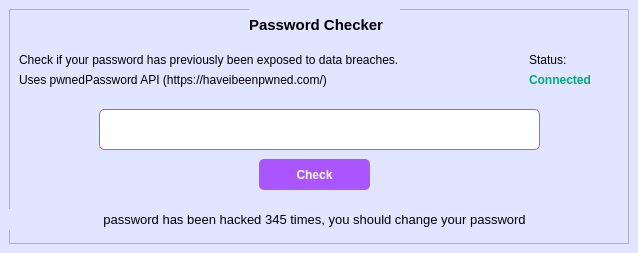
<?xml version="1.0" encoding="UTF-8"?>
<ui version="4.0">
 <class>passwordChecker</class>
 <widget class="QMainWindow" name="passwordChecker">
  <property name="geometry">
   <rect>
    <x>0</x>
    <y>0</y>
    <width>638</width>
    <height>253</height>
   </rect>
  </property>
  <property name="minimumSize">
   <size>
    <width>638</width>
    <height>253</height>
   </size>
  </property>
  <property name="maximumSize">
   <size>
    <width>638</width>
    <height>253</height>
   </size>
  </property>
  <property name="windowTitle">
   <string>MainWindow</string>
  </property>
  <widget class="QWidget" name="centralwidget">
   <property name="styleSheet">
    <string notr="true">QWidget{
	background-color: rgb(226, 229, 255);
}</string>
   </property>
   <layout class="QHBoxLayout" name="horizontalLayout">
    <item>
     <widget class="QFrame" name="frame">
      <property name="minimumSize">
       <size>
        <width>620</width>
        <height>235</height>
       </size>
      </property>
      <property name="maximumSize">
       <size>
        <width>620</width>
        <height>235</height>
       </size>
      </property>
      <property name="frameShape">
       <enum>QFrame::StyledPanel</enum>
      </property>
      <property name="frameShadow">
       <enum>QFrame::Raised</enum>
      </property>
      <widget class="QLabel" name="label">
       <property name="geometry">
        <rect>
         <x>240</x>
         <y>0</y>
         <width>151</width>
         <height>31</height>
        </rect>
       </property>
       <property name="font">
        <font>
         <pointsize>11</pointsize>
         <bold>true</bold>
        </font>
       </property>
       <property name="text">
        <string>Password Checker</string>
       </property>
      </widget>
      <widget class="QLineEdit" name="inputPassword">
       <property name="geometry">
        <rect>
         <x>90</x>
         <y>100</y>
         <width>441</width>
         <height>41</height>
        </rect>
       </property>
       <property name="font">
        <font>
         <pointsize>10</pointsize>
         <bold>true</bold>
        </font>
       </property>
       <property name="styleSheet">
        <string notr="true">QLineEdit{
	background-color: rgb(255, 255, 255);
	border: 1px solid rgb(170, 85, 255);
	border-radius: 5px;
}

QLineEdit:focus{
	border: 2px solid rgb(134, 88, 234);
}</string>
       </property>
       <property name="text">
        <string/>
       </property>
      </widget>
      <widget class="QPushButton" name="checkBtn">
       <property name="geometry">
        <rect>
         <x>250</x>
         <y>150</y>
         <width>111</width>
         <height>31</height>
        </rect>
       </property>
       <property name="font">
        <font>
         <bold>true</bold>
        </font>
       </property>
       <property name="styleSheet">
        <string notr="true">QPushButton{
	background-color: rgb(170, 85, 255);
	border-radius: 5px;
	color: rgb(255, 255, 255);
}

QPushButton:hover{
	background-color: rgb(134, 88, 234);
}</string>
       </property>
       <property name="text">
        <string>Check</string>
       </property>
      </widget>
      <widget class="QLabel" name="responseText">
       <property name="geometry">
        <rect>
         <x>0</x>
         <y>200</y>
         <width>611</width>
         <height>21</height>
        </rect>
       </property>
       <property name="font">
        <font>
         <pointsize>10</pointsize>
        </font>
       </property>
       <property name="text">
        <string>password has been hacked 345 times, you should change your password</string>
       </property>
       <property name="alignment">
        <set>Qt::AlignCenter</set>
       </property>
      </widget>
      <widget class="QLabel" name="label_3">
       <property name="geometry">
        <rect>
         <x>10</x>
         <y>40</y>
         <width>441</width>
         <height>21</height>
        </rect>
       </property>
       <property name="font">
        <font/>
       </property>
       <property name="text">
        <string>Check if your password has previously been exposed to data breaches. </string>
       </property>
      </widget>
      <widget class="QLabel" name="label_4">
       <property name="geometry">
        <rect>
         <x>10</x>
         <y>60</y>
         <width>381</width>
         <height>21</height>
        </rect>
       </property>
       <property name="font">
        <font/>
       </property>
       <property name="text">
        <string>Uses pwnedPassword API (https://haveibeenpwned.com/)</string>
       </property>
      </widget>
      <widget class="QLabel" name="label_5">
       <property name="geometry">
        <rect>
         <x>520</x>
         <y>40</y>
         <width>41</width>
         <height>21</height>
        </rect>
       </property>
       <property name="font">
        <font/>
       </property>
       <property name="text">
        <string>Status:</string>
       </property>
      </widget>
      <widget class="QLabel" name="statusText">
       <property name="geometry">
        <rect>
         <x>520</x>
         <y>60</y>
         <width>91</width>
         <height>21</height>
        </rect>
       </property>
       <property name="font">
        <font>
         <bold>true</bold>
        </font>
       </property>
       <property name="styleSheet">
        <string notr="true">QLabel{
	color: rgb(0, 170, 127);
}</string>
       </property>
       <property name="text">
        <string>Connected</string>
       </property>
      </widget>
     </widget>
    </item>
   </layout>
  </widget>
 </widget>
 <resources/>
 <connections/>
</ui>
